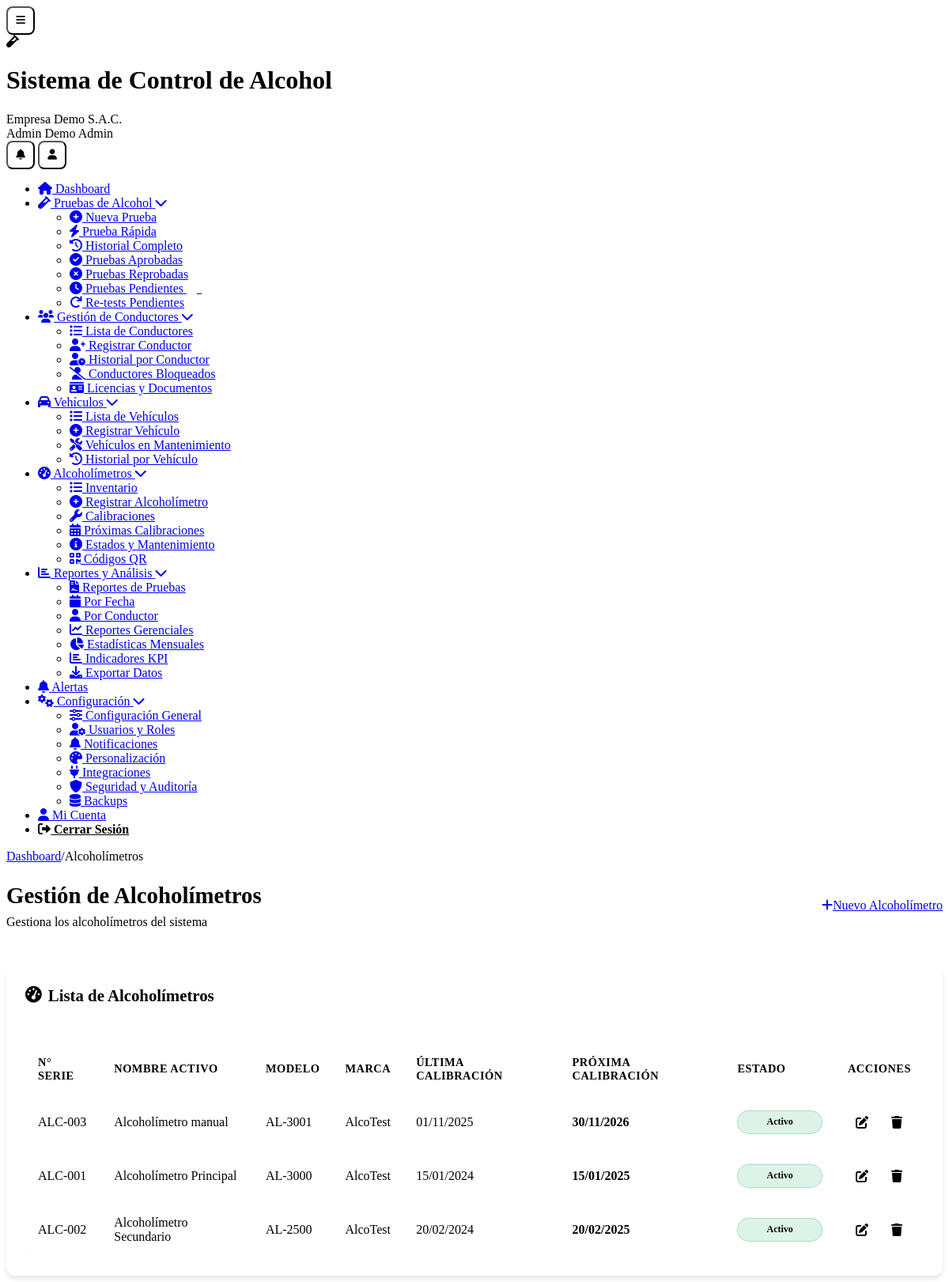
The page /alcoholimetros.php (signed in) on the database its author committed.
### tables this page shows
CREATE TABLE `usuarios` (
  `id` int(11) NOT NULL,
  `cliente_id` int(11) DEFAULT NULL,
  `nombre` varchar(100) NOT NULL,
  `apellido` varchar(100) DEFAULT NULL,
  `email` varchar(255) NOT NULL,
  `password` varchar(255) NOT NULL,
  `telefono` varchar(20) DEFAULT NULL,
  `dni` varchar(15) DEFAULT NULL,
  `rol` enum('super_admin','admin','supervisor','operador','conductor','auditor') NOT NULL,
  `foto_perfil` varchar(255) DEFAULT NULL,
  `estado` tinyint(1) DEFAULT 1,
  `ultimo_login` timestamp NULL DEFAULT NULL,
  `token_recuperacion` varchar(100) DEFAULT NULL,
  `fecha_expiracion_token` datetime DEFAULT NULL,
  `intentos_login` int(11) DEFAULT 0,
  `bloqueado_hasta` datetime DEFAULT NULL,
  `fecha_creacion` timestamp NULL DEFAULT current_timestamp()
);

CREATE TABLE `clientes` (
  `id` int(11) NOT NULL,
  `nombre_empresa` varchar(255) NOT NULL,
  `ruc` varchar(20) NOT NULL,
  `direccion` text DEFAULT NULL,
  `telefono` varchar(20) DEFAULT NULL,
  `email_contacto` varchar(255) DEFAULT NULL,
  `plan_id` int(11) NOT NULL,
  `logo` varchar(255) DEFAULT NULL,
  `color_primario` varchar(7) DEFAULT '#2196F3',
  `color_secundario` varchar(7) DEFAULT '#1976D2',
  `fecha_registro` timestamp NULL DEFAULT current_timestamp(),
  `fecha_vencimiento` date DEFAULT NULL,
  `estado` enum('activo','inactivo','suspendido','prueba') DEFAULT 'prueba',
  `token_api` varchar(100) DEFAULT NULL,
  `modo_demo` tinyint(1) DEFAULT 1
);

CREATE TABLE `alcoholimetros` (
  `id` int(11) NOT NULL,
  `cliente_id` int(11) NOT NULL,
  `numero_serie` varchar(50) NOT NULL,
  `nombre_activo` varchar(100) NOT NULL,
  `modelo` varchar(50) DEFAULT NULL,
  `marca` varchar(50) DEFAULT NULL,
  `fecha_calibracion` date DEFAULT NULL,
  `proxima_calibracion` date DEFAULT NULL,
  `estado` enum('activo','inactivo','mantenimiento','calibracion') DEFAULT 'activo',
  `qr_code` varchar(255) DEFAULT NULL,
  `fecha_creacion` timestamp NULL DEFAULT current_timestamp(),
  `fecha_actualizacion` timestamp NULL DEFAULT current_timestamp() ON UPDATE current_timestamp()
);

### includes/Database.php (called while the page is built, shortened)
<?php
class Database {
    private $host = DB_HOST;
    private $db_name = DB_NAME;
    private $username = DB_USER;
    private $password = DB_PASS;
    public $conn;
    public function getConnection() {
        $this->conn = null;
        try {
            $this->conn = new PDO(
                "mysql:host=" . $this->host . ";dbname=" . $this->db_name,
                $this->username,
                $this->password
            );
            $this->conn->exec("set names utf8");
            $this->conn->setAttribute(PDO::ATTR_ERRMODE, PDO::ERRMODE_EXCEPTION);
        } catch(PDOException $exception) {
            error_log("Error de conexión: " . $exception->getMessage());
            return false;
        }
        return $this->conn;
    }
    public function fetchOne($query, $params = []) {
        try {
            $stmt = $this->conn->prepare($query);
            $stmt->execute($params);
            return $stmt->fetch(PDO::FETCH_ASSOC);
        } catch (PDOException $e) {
            error_log("Error en fetchOne: " . $e->getMessage());
            return false;
        }
    }
    public function fetchAll($query, $params = []) {
        try {
            $stmt = $this->conn->prepare($query);
            $stmt->execute($params);
            return $stmt->fetchAll(PDO::FETCH_ASSOC);
        } catch (PDOException $e) {
            error_log("Error en fetchAll: " . $e->getMessage());
            return false;
        }
    }
}
?>

### alcoholimetros.php (the view, shortened to what this page needs)
<?php
require_once __DIR__ . '/includes/Database.php';
$page_title = 'Gestión de Alcoholímetros';
$breadcrumbs = [
    'index.php' => 'Dashboard',
    'alcoholimetros.php' => 'Alcoholímetros'
];
require_once __DIR__ . '/includes/header.php';
$db = new Database();
$cliente_id = $_SESSION['cliente_id'] ?? 0;
$modo_edicion = false;
$alcoholimetros = $db->fetchAll("
    SELECT * FROM alcoholimetros
    WHERE cliente_id = ?
    ORDER BY fecha_creacion DESC
", [$cliente_id]);
?>
<div class="content-body">
    <div class="dashboard-header">
        <div class="welcome-section">
            <h1><?php echo $page_title; ?></h1>
            <p class="dashboard-subtitle">Gestiona los alcoholímetros del sistema</p>
        </div>
        <div class="header-actions">
            <?php if ($modo_edicion): ?>
                <a href="alcoholimetros.php" class="btn btn-outline">
                    <i class="fas fa-arrow-left"></i>Volver a la lista
                </a>
            <?php else: ?>
                <a href="?nuevo=true" class="btn btn-primary">
                    <i class="fas fa-plus"></i>Nuevo Alcoholímetro
                </a>
            <?php endif; ?>
        </div>
    </div>
    <div class="crud-container">
        <?php if (!$modo_edicion && !isset($_GET['nuevo'])): ?>
        <div class="card">
            <div class="card-header">
                <h3><i class="fas fa-tachometer-alt"></i> Lista de Alcoholímetros</h3>
                <div class="card-actions">
                    <span class="badge"><?php echo count($alcoholimetros); ?> registros</span>
                </div>
            </div>
            <div class="card-body">
                <?php if (!empty($alcoholimetros)): ?>
                <div class="table-responsive">
                    <table class="data-table">
                        <thead>
                            <tr>
                                <th>N° Serie</th>
                                <th>Nombre Activo</th>
                                <th>Modelo</th>
                                <th>Marca</th>
                                <th>Última Calibración</th>
                                <th>Próxima Calibración</th>
                                <th>Estado</th>
                                <th>Acciones</th>
                            </tr>
                        </thead>
                        <tbody>
                            <?php foreach ($alcoholimetros as $alcoholimetro): ?>
                            <tr>
                                <td><?php echo htmlspecialchars($alcoholimetro['numero_serie']); ?></td>
                                <td><?php echo htmlspecialchars($alcoholimetro['nombre_activo']); ?></td>
                                <td><?php echo htmlspecialchars($alcoholimetro['modelo'] ?? 'N/A'); ?></td>
                                <td><?php echo htmlspecialchars($alcoholimetro['marca'] ?? 'N/A'); ?></td>
                                <td>
                                    <?php if ($alcoholimetro['fecha_calibracion']): ?>
                                        <?php echo date('d/m/Y', strtotime($alcoholimetro['fecha_calibracion'])); ?>
                                    <?php else: ?>
                                        <span class="text-muted">No calibrado</span>
                                    <?php endif; ?>
                                </td>
                                <td>
                                    <?php if ($alcoholimetro['proxima_calibracion']): ?>
                                        <?php
                                        $proxima = strtotime($alcoholimetro['proxima_calibracion']);
                                        $hoy = strtotime('today');
                                        $clase = ($proxima < $hoy) ? 'text-danger' : (($proxima - $hoy) <= 30*24*60*60 ? 'text-warning' : 'text-success');
                                        ?>
                                        <span class="<?php echo $clase; ?>">
                                            <?php echo date('d/m/Y', $proxima); ?>
                                        </span>
                                    <?php else: ?>
                                        <span class="text-muted">No programada</span>
                                    <?php endif; ?>
                                </td>
                                <td>
                                    <?php
                                    $estado_clases = [
                                        'activo' => 'success',
                                        'inactivo' => 'secondary',
                                        'mantenimiento' => 'warning',
                                        'calibracion' => 'info'
                                    ];
                                    $clase_estado = $estado_clases[$alcoholimetro['estado']] ?? 'secondary';
                                    ?>
                                    <span class="status-badge <?php echo $clase_estado; ?>">
                                        <?php echo ucfirst($alcoholimetro['estado']); ?>
                                    </span>
                                </td>
                                <td class="action-buttons">
                                    <a href="?editar=<?php echo $alcoholimetro['id']; ?>" class="btn-icon" title="Editar">
                                        <i class="fas fa-edit"></i>
                                    </a>
                                    <a href="?eliminar=<?php echo $alcoholimetro['id']; ?>"
                                       class="btn-icon danger"
                                       title="Eliminar"
                                       onclick="return confirm('¿Estás seguro de eliminar este alcoholímetro?')">
                                        <i class="fas fa-trash"></i>
                                    </a>
                                </td>
                            </tr>
                            <?php endforeach; ?>
                        </tbody>
                    </table>
                </div>
                <?php endif; ?>
            </div>
        </div>
        <?php endif; ?>
    </div>
</div>
<?php
require_once __DIR__ . '/includes/footer.php';
?>

### includes/header.php (shortened to what this page needs)
<?php
$database = new Database();
$user_id = $_SESSION['user_id'] ?? null;
$user_query = $database->fetchOne("
    SELECT u.*, c.nombre_empresa, c.logo, c.color_primario, c.color_secundario, p.nombre_plan
    FROM usuarios u
    LEFT JOIN clientes c ON u.cliente_id = c.id
    LEFT JOIN planes p ON c.plan_id = p.id
    WHERE u.id = ?
", [$user_id]);
?>
<!DOCTYPE html>
<html lang="es">
<head>
	<link rel="stylesheet" href="<?php echo BASE_URL; ?>/assets/css/simple-style.css">
    <link rel="stylesheet" href="<?php echo BASE_URL; ?>/assets/css/responsive.css">
	<link rel="stylesheet" href="<?php echo BASE_URL; ?>/assets/css/dashboard-enhancements.css">
    <link href="https://cdnjs.cloudflare.com/ajax/libs/font-awesome/6.0.0/css/all.min.css" rel="stylesheet">
</head>
<body>
    <div class="app-container">
        <header class="app-header">
            <div class="header-content">
                <div class="brand-section">
                    <button class="sidebar-toggle btn-icon d-md-none" onclick="toggleSidebar()">
                        <i class="fas fa-bars"></i>
                    </button>
                    <?php if (!empty($user_query['logo'])): ?>
                    <img src="<?php echo BASE_URL . '/assets/uploads/' . $user_query['logo']; ?>" alt="Logo" class="brand-logo">
                    <?php else: ?>
                    <div class="brand-logo default-logo">
                        <i class="fas fa-vial"></i>
                    </div>
                    <?php endif; ?>
                    <div class="brand-text">
                        <h1 class="app-name"><?php echo SITE_NAME; ?></h1>
                        <span class="client-name"><?php echo htmlspecialchars($user_query['nombre_empresa'] ?? 'Empresa'); ?></span>
                    </div>
                </div>
                <div class="user-menu">
                    <div class="user-info">
                        <span class="user-name"><?php echo htmlspecialchars(($user_query['nombre'] ?? 'Usuario') . ' ' . ($user_query['apellido'] ?? 'Sistema')); ?></span>
                        <span class="user-role"><?php echo ucfirst(str_replace('_', ' ', $user_query['rol'] ?? 'usuario')); ?></span>
                    </div>
                    <div class="user-actions">
                        <button class="btn-icon" onclick="toggleNotifications()">
                            <i class="fas fa-bell"></i>
                        </button>
                        <button class="btn-icon" onclick="toggleUserMenu()">
                            <i class="fas fa-user"></i>
                        </button>
                    </div>
                </div>
            </div>
        </header>
        <div class="main-content">
            <?php include 'includes/sidebar.php'; ?>
            <main class="content-area">
                <div class="content-header">
                    <div class="breadcrumb">
                        <?php
                        if (!empty($breadcrumbs)) {
                            $last_key = array_key_last($breadcrumbs);
                            foreach ($breadcrumbs as $key => $crumb) {
                                if ($key === $last_key) {
                                    echo '<span class="breadcrumb-text">' . htmlspecialchars($crumb) . '</span>';
                                } else {
                                    echo '<a href="' . $key . '" class="breadcrumb-link">' . htmlspecialchars($crumb) . '</a>';
                                    echo '<span class="breadcrumb-separator">/</span>';
                                }
                            }
                        }
                        ?>
                    </div>
                </div>
                <div class="content-body">

### alcoholimetros.php (style rules this page uses)
.crud-container { margin-top: 1.5rem; width: 100%; }
.data-table { width: 100%; border-collapse: collapse; background: white; border-radius: 12px; overflow: hidden; box-shadow: 0 4px 6px rgba(0,0,0,0.1); margin: 0; }
.data-table th { background: var(--light); padding: 1rem; text-align: left; font-weight: 600; color: var(--dark); border-bottom: 2px solid var(--border); font-size: 0.9rem; text-transform: uppercase; letter-spacing: 0.5px; }
.data-table td { padding: 1rem; border-bottom: 1px solid var(--border); color: var(--dark); vertical-align: middle; }
.data-table tr:last-child td { border-bottom: none; }
.action-buttons { display: flex; gap: 0.5rem; justify-content: center; }
.btn-icon { display: inline-flex; align-items: center; justify-content: center; width: 36px; height: 36px; border-radius: 8px; background: var(--light); color: var(--dark); text-decoration: none; transition: all 0.3s ease; }
.status-badge { padding: 0.4rem 0.8rem; border-radius: 20px; font-size: 0.75rem; font-weight: 600; text-transform: capitalize; display: inline-block; text-align: center; min-width: 80px; }
.status-badge.success { background: rgba(39, 174, 96, 0.15); color: var(--success); border: 1px solid rgba(39, 174, 96, 0.3); }
.badge { padding: 0.4rem 0.8rem; background: linear-gradient(135deg, var(--primary), var(--primary-dark)); color: white; border-radius: 20px; font-size: 0.8rem; font-weight: 600; }
.table-responsive { overflow-x: auto; border-radius: 12px; }
.text-danger { color: var(--danger) !important; font-weight: 600; }
.text-success { color: var(--success) !important; font-weight: 600; }
.dashboard-header { display: flex; justify-content: space-between; align-items: center; margin-bottom: 1.5rem; padding: 1.5rem 0; border-bottom: 1px solid var(--border); }
.welcome-section h1 { margin: 0 0 0.5rem 0; color: var(--dark); font-size: 1.8rem; font-weight: 700; }
.dashboard-subtitle { margin: 0; color: var(--gray); font-size: 1rem; }
.header-actions { display: flex; gap: 1rem; }
.card { background: white; border-radius: 12px; box-shadow: 0 4px 6px rgba(0, 0, 0, 0.1); border: 1px solid var(--border); overflow: hidden; }
.card-header { padding: 1.5rem; border-bottom: 1px solid var(--border); background: var(--light); display: flex; justify-content: space-between; align-items: center; }
.card-header h3 { margin: 0; color: var(--dark); font-size: 1.3rem; font-weight: 600; display: flex; align-items: center; gap: 0.5rem; }
.card-body { padding: 1.5rem; }

### rows shown on the page
usuarios: cliente.nombre_empresa "Empresa Demo S.A.C.", nombre+apellido "Admin Demo", rol "Admin"
alcoholimetros: numero_serie "ALC-003", nombre_activo "Alcoholímetro manual", modelo "AL-3001", marca "AlcoTest", fecha_calibracion "01/11/2025", proxima_calibracion "30/11/2026", estado "Activo"
alcoholimetros: numero_serie "ALC-001", nombre_activo "Alcoholímetro Principal", modelo "AL-3000", marca "AlcoTest", fecha_calibracion "15/01/2024", proxima_calibracion "15/01/2025", estado "Activo"
alcoholimetros: numero_serie "ALC-002", nombre_activo "Alcoholímetro Secundario", modelo "AL-2500", marca "AlcoTest", fecha_calibracion "20/02/2024", proxima_calibracion "20/02/2025", estado "Activo"

### other values the page prints
SITE_NAME "Sistema de Control de Alcohol"
$crumb "Dashboard"
$crumb "Alcoholímetros"
$page_title "Gestión de Alcoholímetros"
